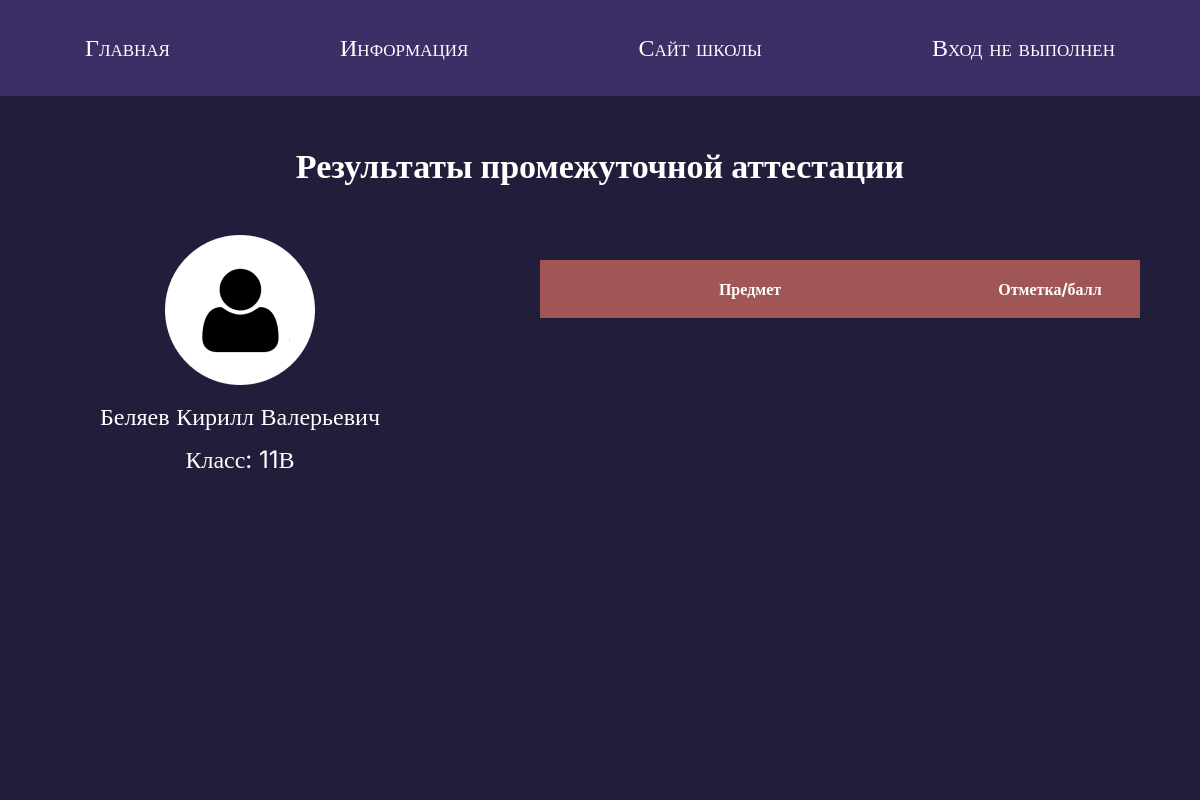
The app's page /profile/13, older data.
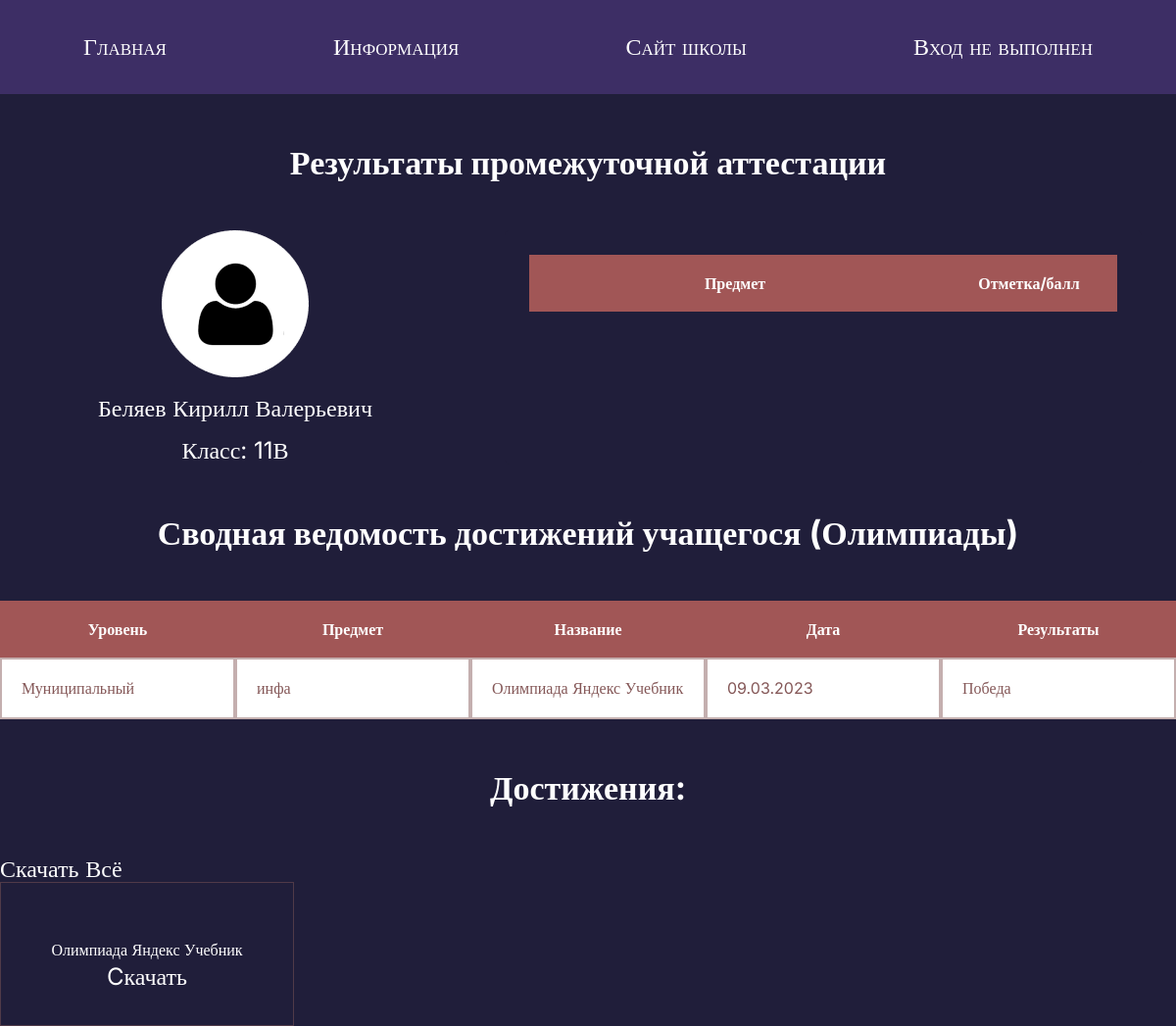
The same page, newer data.
### tables this page shows
CREATE TABLE "portfolio" (
	"portfolio_id"	INTEGER NOT NULL,
	"event_name"	TEXT NOT NULL,
	"event_type"	TEXT NOT NULL,
	"student_id"	INTEGER NOT NULL,
	"created_at"	DATETIME NOT NULL DEFAULT CURRENT_TIMESTAMP,
	"event_file_uuid"	TEXT,
	"event_level"	TEXT,
	"event_result"	TEXT,
	"event_date"	TEXT,
	PRIMARY KEY("portfolio_id" AUTOINCREMENT),
	FOREIGN KEY("student_id") REFERENCES "students"("student_id") ON DELETE CASCADE ON UPDATE CASCADE
);

### main.py (the view, shortened to what this page needs)
@app.route("/profile/<student_id>", methods=["POST", "GET"])
def profile_by_id(student_id):
    exams_subjects = ["Русский язык", "Литература", "Алгебра", "Геометрия", "Информатика", "Музыка",
                      "ОБЖ", "Физическая культура", "Технология", "Английский язык", "Литература Республики Коми",
                      "История", "Родная (русская) литература", "Родной (русский) язык", "Биология",
                      "Химия", "Физика", "География", "Обществознание"]
    student = db.get_student_by_student_id(student_id)
    portfolio = db.get_portfolio_by_student_id(student_id)
    exams = db.get_exams_by_student_id(student_id)
    return render_template("student-profile.html", title="Student profile", student=student, port=portfolio,
                                                exams=exams, subjects=exams_subjects, old = student[-1], N=None)

### database.py (called while the page is built)
    def get_portfolio_by_student_id(self, student_id):
        sql = """SELECT * FROM portfolio WHERE student_id = ?"""
        self.cursor.execute(sql, (student_id,))
        return self.cursor.fetchall()

    def get_exams_by_student_id(self, student_id):
        sql = """SELECT * FROM exams WHERE student_id = ?"""
        self.cursor.execute(sql, (student_id,))
        return self.cursor.fetchall()

    def get_student_by_student_id(self, student_id):
        sql = """SELECT * FROM students WHERE student_id = ?"""
        self.cursor.execute(sql, (student_id, ))
        result = self.cursor.fetchone()
        if not result:
            return None
        return result

### templates/student-profile.html (shortened to what this page needs)
{% extends 'base.html' %}
{% block content %}
  <section class="profile-page-st">
    <div class="container">
      <h2 class="header-page">Результаты промежуточной аттестации</h2>
      <div class="student-card">
        <div class="student-info">
          <img src={{url_for('static', filename='img/avatar 1.png')}}  alt="avatar-1" class="avatar-2">
          <p class="port-text">{{ student[1] }}</p>
          <p class="port-text">Класс: {{ student[7] }}</p>
        </div>
        <form class="student-table" method="post">
          <table class="marks">
            <thead>
              <tr>
                <th>Предмет</th>
                <th>Отметка/балл</th>
              </tr>
            </thead>
          </table>
        </form>
      </div>
      {% if port %}
        <p class="header-page"><strong>Сводная ведомость достижений учащегося (Олимпиады)</strong></p>
        <div class="marks-tb">
          <table class="marks-2">
            <thead>
              <tr>
                <th class="th-2">Уровень</th>
                <th class="th-2">Предмет</th>
                <th class="th-2">Название</th>
                <th class="th-2">Дата</th>
                <th class="th-2">Результаты</th>
              </tr>
            </thead>
            <tbody>
              {% for item in port %}
                <tr>
                  <td class="td-2">{{item[6]}}</td>
                  <td class="td-2">{{item[2]}}</td>
                  <td class="td-2">{{item[1]}}</td>
                  <td class="td-2">{{item[-1]}}</td>
                  <td class="td-2">{{item[-2]}}</td>
                </tr>
              {% endfor %}
            </tbody>
          </table>
        </div>
        <p class="header-page"><strong>Достижения:</strong></p>
        <a href='/profile/download-all/{{student[0]}}' class="portfolio-link">Скачать Всё</a>
        <div class="portfolio-files">
          {% for item in port %}
            <div class="portfolio-item">
              <p class="portfolio-title">{{item[1]}}</p>
              <a href='/download/{{ item[5] }}' class="portfolio-link">Cкачать</a>
            </div>
          {% endfor %}
        </div>
      {% else %}
        {% if "student_id" in session %}
        <a href="/add-portfolio" type="submit" class="button-center button-add"><strong>Добавить достижение</strong></a>
        {% endif %}
      {% endif %}
    </div>
  </section>
{% endblock %}

Row changes from the older to the newer data that the page shows:
added portfolio: event_level "Муниципальный", event_type "инфа", event_name "Олимпиада Яндекс Учебник", event_date "09.03.2023", event_result "Победа"
Text that changed along with them:
text now shown: "Сводная ведомость достижений учащегося (Олимпиады) Уровень Предмет Название Дата Результаты Достижения: Скачать Всё"
